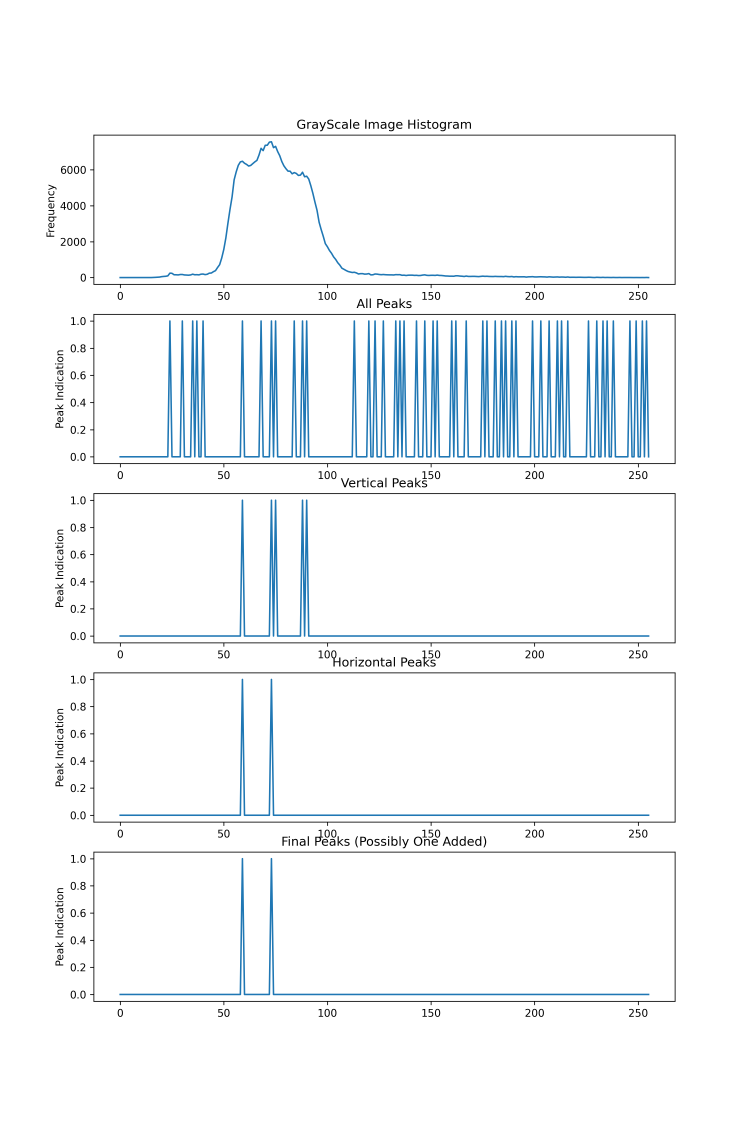
#> input picture Generated Images/At3_1M4_01 Peaks Image.png, 3000 x 4500 px, given as the content of the folder Color Images, which was not available (shown at 1/4 size)
$ python plotting.py
#> lines starting #> are read from the running program, lines starting #| are printed output that depends on the picture; pictures that were not available may be replaced by others from this repository, and a replacement may not be noted
### image_reading.py
"""
File Summary: Implements reading and scaling of images.
"""

import matplotlib.image as mpimg
import numpy as np

def rescaleImage(im):
    return (im * 255).astype(np.uint8)

def readImage(filePath):
    """
    Matplotlib returns the image as either np.uint8 from 0 to 255 or np.float32 from 0 to 1.
    We must return each image in the uint8 format.
    """
#> called with filePath = 'Color Images/At3_1M4_01 Peaks Image.png'
    im = mpimg.imread(filePath)
#> im is the input picture: shape (4500, 3000, 4) float32; mean R, G, B, A 0.958, 0.971, 0.976, 1
    if im.dtype == np.float32:
        return rescaleImage(im)
    return im

def imageIsGrayScale(im):
    return im.ndim == 2

def scaleColorImageBetween0And1(image):
    newImage = np.empty(image.shape)
    for i in range(3):
        channel = image[:, :, i]
        maxVal = np.max(channel)
        minVal = np.min(channel)
        newChannel = (channel - minVal) / (maxVal - minVal)
        newImage[:, :, i] = newChannel
#> this loop made 3 passes
#> pass 1, in scaleColorImageBetween0And1, `channel = image[:, :, i]`:
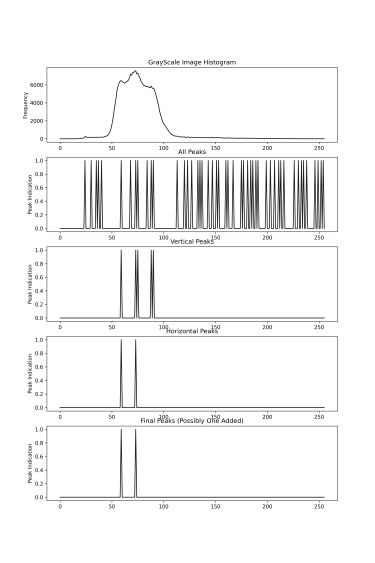
#> channel: shape (4500, 3000) (shown at 1/8 size); min 0, max 255, mean 244.9
#> pass 2, in scaleColorImageBetween0And1, `channel = image[:, :, i]`:
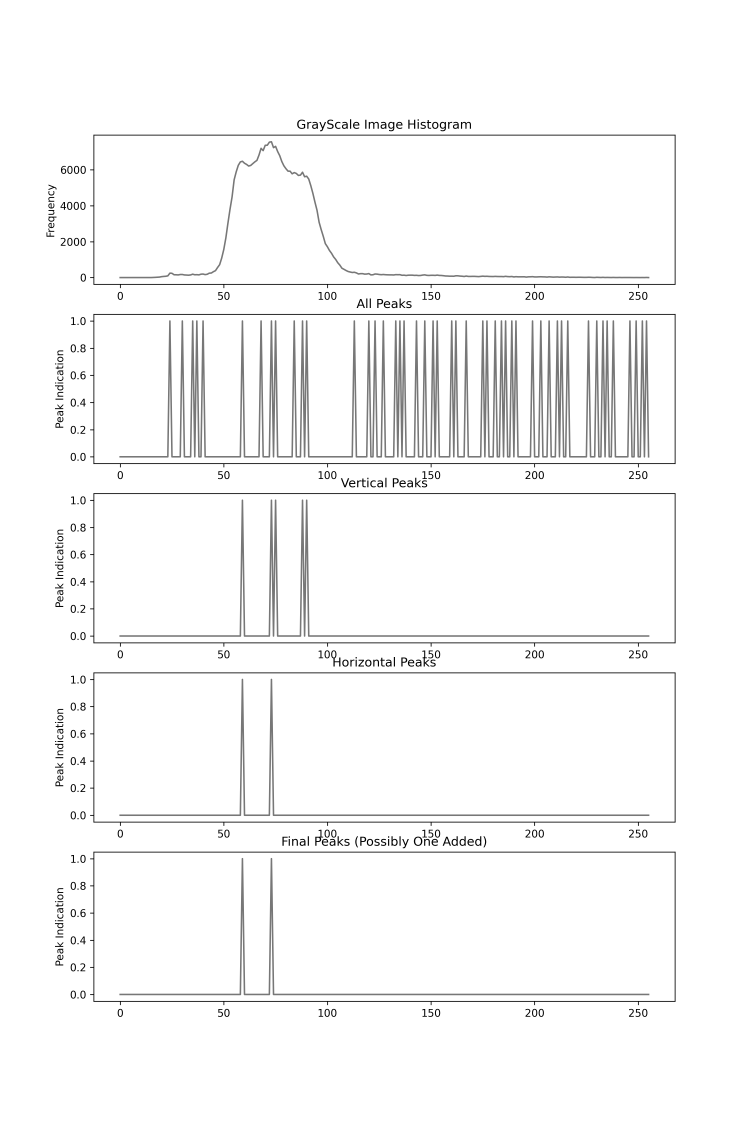
#> channel: shape (4500, 3000) (shown at 1/4 size); min 0, max 255, mean 247.6
    return newImage

### file_names.py
"""
File Summary: Supports determining the name of files that will be saved.
"""

import os

GENERATED_IMAGES_DIRECTORY = 'Generated Images'

def getColorImageFilePaths():
    directory = 'Color Images'
    return [os.path.join(directory, fileName) for fileName in os.listdir(directory)]

# [4 lines left out: function getGrayScaleImageFilePaths, not called in this run]

def getGeneratedImagesFilePaths():
    return [os.path.join(GENERATED_IMAGES_DIRECTORY, fileName) for fileName in os.listdir(GENERATED_IMAGES_DIRECTORY)]

def removeExtensionFromFileName(fileName):
    index = fileName.find('.')
    return fileName[:index]

# [18 lines left out: functions getPeaksImageFilePath, getSegmentedImageFilePath, not called in this run]


# [2 lines that do not run on import are left out]

### plotting.py
"""
File Summary: Handles plotting and displaying images.
"""

import os
import matplotlib.pyplot as plt
import numpy as np

import file_names
import image_reading

# [56 lines left out: functions plotImageHistogram, plotHistogramWithPeakAndPitLines, plotPeakIndices, showGrayScaleImage, not called in this run]

def showColorImage(image, title, axis=None):
    if axis is None:
        fig, axis = plt.subplots()
    image = image_reading.scaleColorImageBetween0And1(image)
    axis.imshow(image)
    axis.set_title(title)
    axis.set_axis_off()

# [30 lines left out: functions printFileHasBeenSavedMessage, saveAlgorithmStepsPlot, saveOldNewImageComparisonPlot, not called in this run]


if __name__ == '__main__':
    files = file_names.getColorImageFilePaths()
    image = image_reading.readImage(files[0])
    showColorImage(image, 'Image')
    plt.show()

$ run again, on Generated Images/Cat Green Peaks Image.png
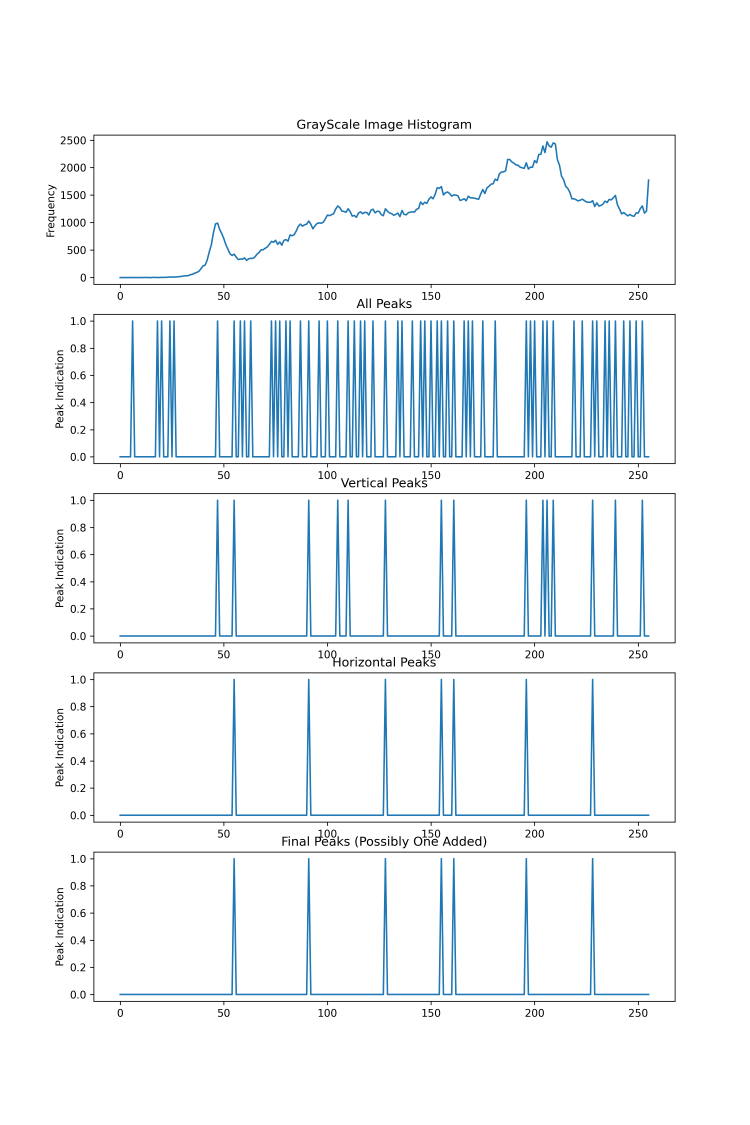
#> input picture Generated Images/Cat Green Peaks Image.png, 3000 x 4500 px, given as the content of the folder Color Images, which was not available (shown at 1/4 size)
#> in readImage, im is the input picture: shape (4500, 3000, 4) float32; mean R, G, B, A 0.944, 0.962, 0.972, 1
#> the loop in scaleColorImageBetween0And1, `for i in range(3):` made 3 passes
#> pass 1, in scaleColorImageBetween0And1, `channel = image[:, :, i]`:
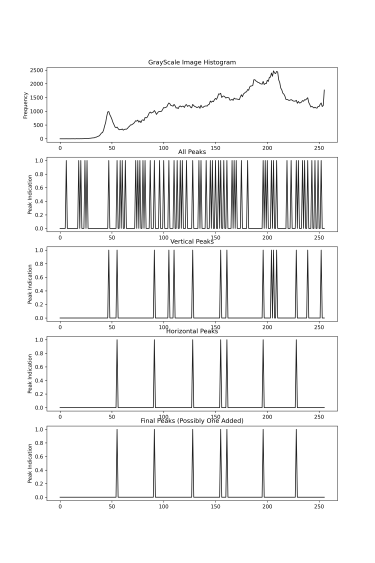
#> channel: shape (4500, 3000) (shown at 1/8 size); min 0, max 255, mean 241.8
#> pass 2, in scaleColorImageBetween0And1, `channel = image[:, :, i]`:
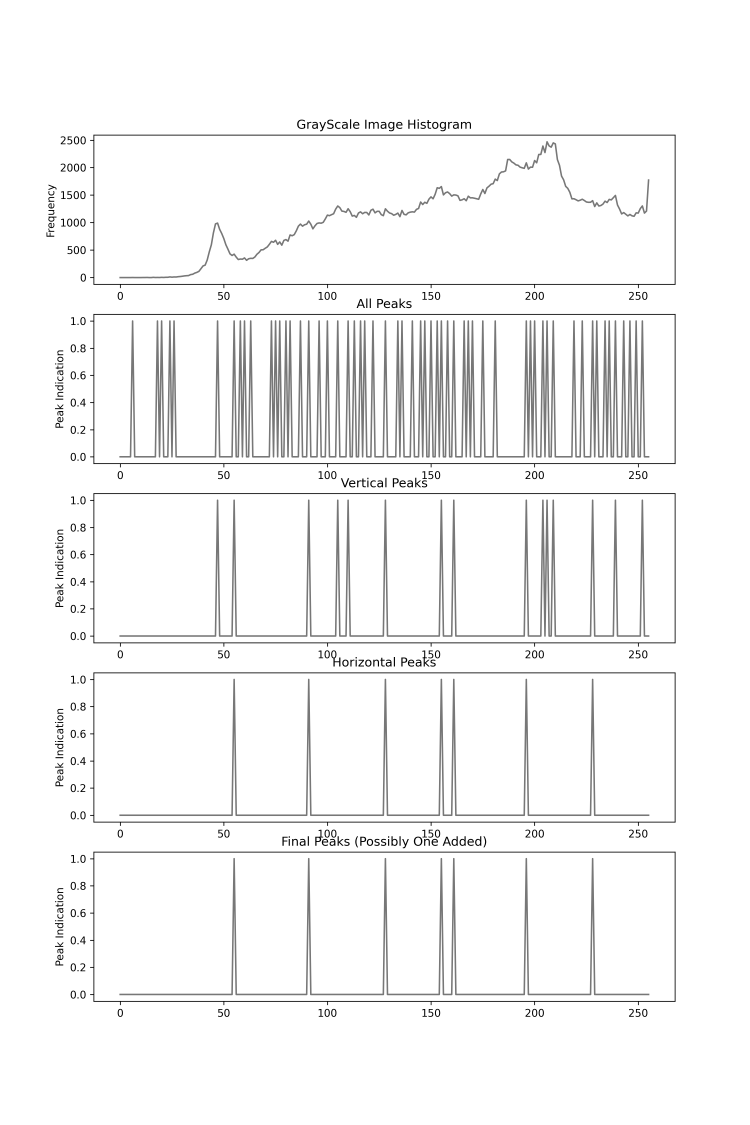
#> channel: shape (4500, 3000) (shown at 1/4 size); min 0, max 255, mean 245.7

$ run again, on Generated Images/Cat Red Peaks Image.png
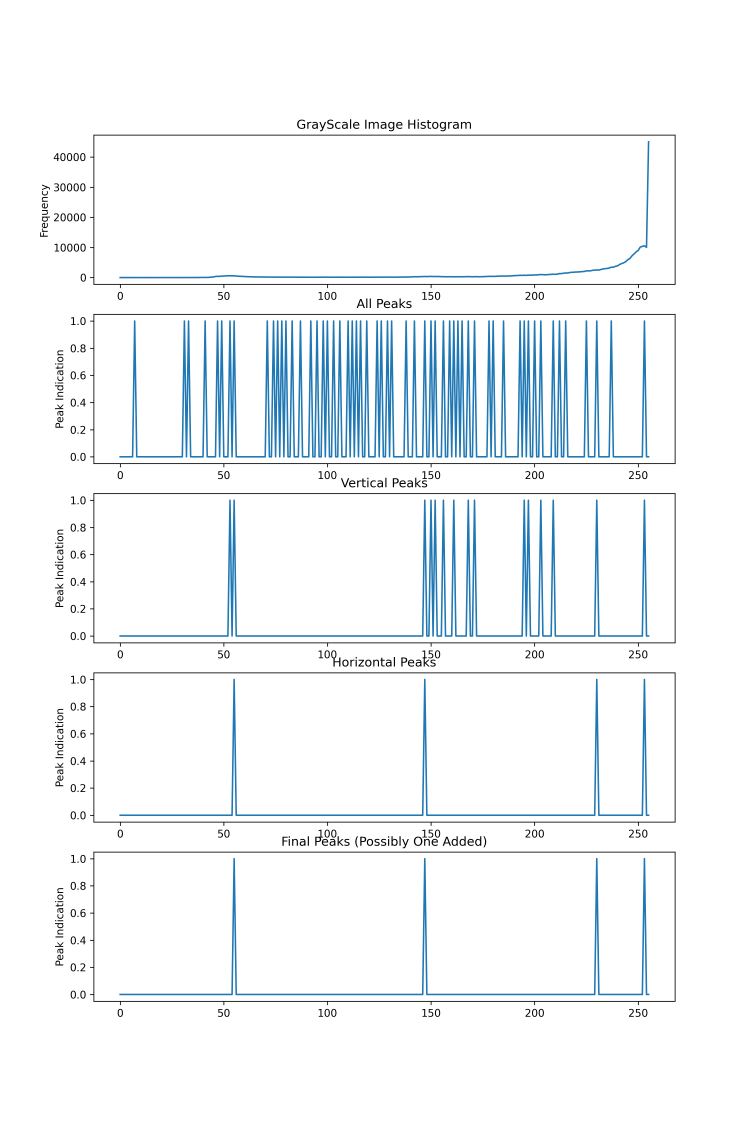
#> input picture Generated Images/Cat Red Peaks Image.png, 3000 x 4500 px, given as the content of the folder Color Images, which was not available (shown at 1/4 size)
#> in readImage, im is the input picture: shape (4500, 3000, 4) float32; mean R, G, B, A 0.948, 0.965, 0.973, 1
#> the loop in scaleColorImageBetween0And1, `for i in range(3):` made 3 passes
#> pass 1, in scaleColorImageBetween0And1, `channel = image[:, :, i]`:
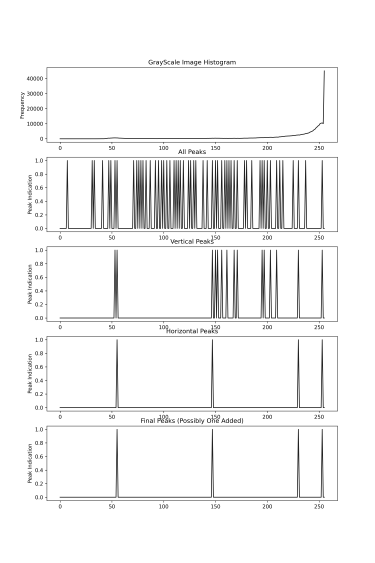
#> channel: shape (4500, 3000) (shown at 1/8 size); min 0, max 255, mean 242.7
#> pass 2, in scaleColorImageBetween0And1, `channel = image[:, :, i]`:
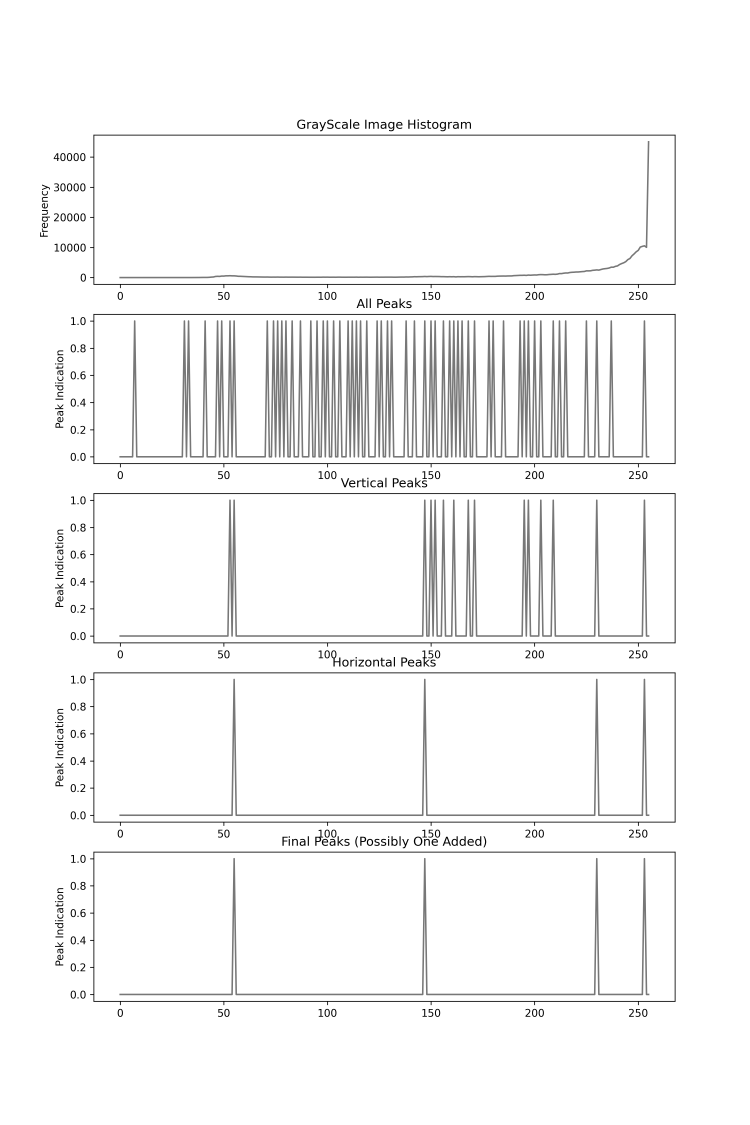
#> channel: shape (4500, 3000) (shown at 1/4 size); min 0, max 255, mean 246.2
